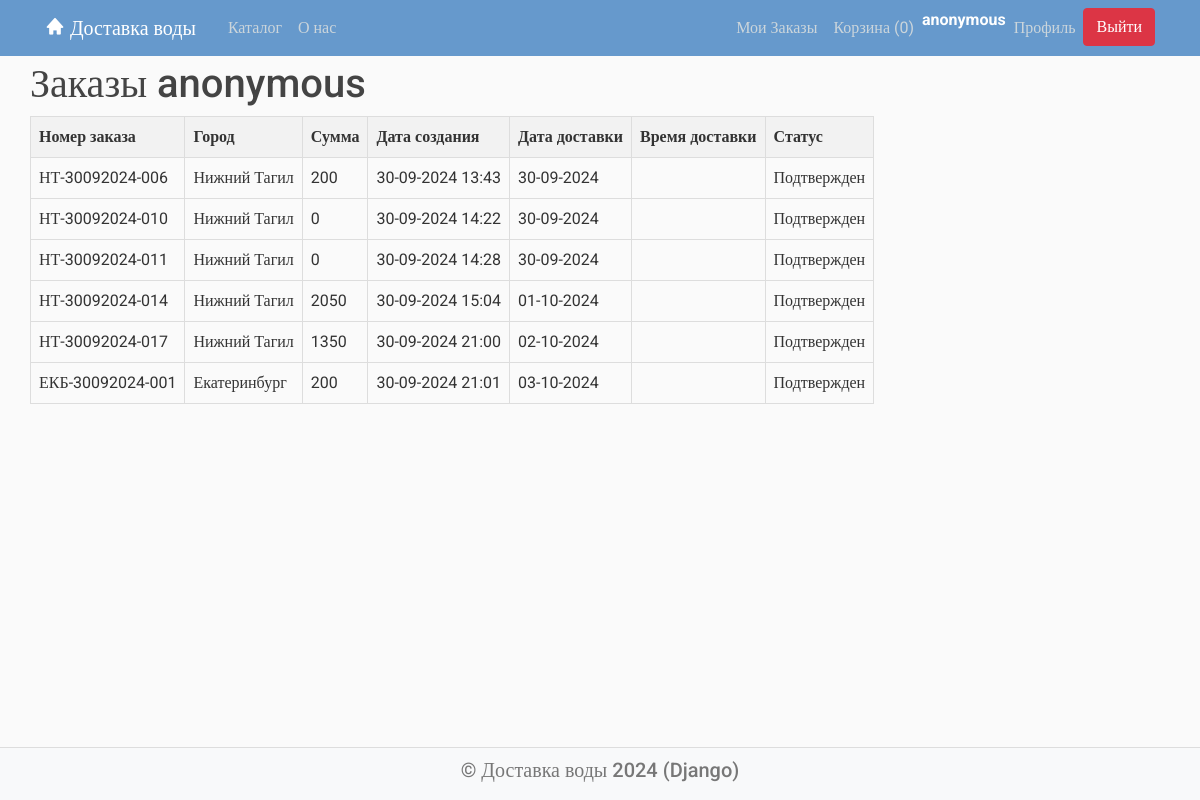
/orders/ (signed in), run on an earlier commit of the app's database.
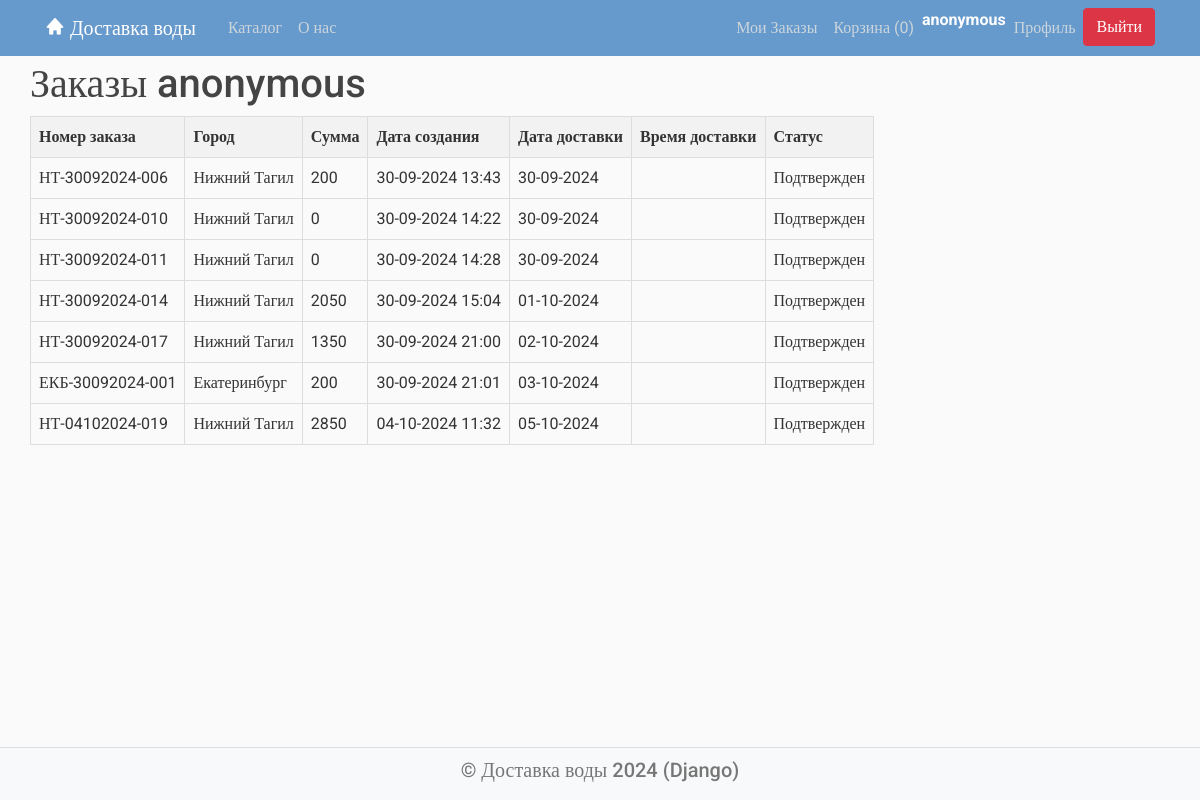
And on a later commit of the database.
### delivery/models.py (models this page shows, shortened)
class Order(models.Model):
    user = models.ForeignKey(User, on_delete=models.CASCADE)  # пользователь
    city = models.ForeignKey(City, on_delete=models.CASCADE)  # город
    customer_name = models.CharField(max_length=100)  # получатель заказа
    address = models.CharField(max_length=100)  # адрес доставки
    customer_email = models.EmailField(max_length=100)  # email получателя
    phone = models.CharField(max_length=100)  # телефон
    items = models.TextField()  # список товаров заказа
    total_price = models.PositiveIntegerField()  # сумма заказа
    delivery_date = models.DateField()  # дата доставки
    is_new = models.BooleanField(default=True)  # новый
    created_date = models.DateTimeField(auto_now_add=True)  # дата создания заказа
    is_confirmed = models.BooleanField(default=False)  # подтверждён
    confirmation_date = models.DateTimeField(null=True, blank=True)  # дата подтверждения заказа
    is_delivered = models.BooleanField(default=False)  # доставлен
    is_delivered_time = models.TimeField(null=True, blank=True)  # время доставки
    is_canceled = models.BooleanField(default=False)  # отменён
    order_number = models.CharField(max_length=20, unique=True, editable=False)  # номер заказа
    manager = models.ForeignKey(User, on_delete=models.SET_NULL, null=True, blank=True,
                                related_name='managed_orders')  # менеджер
    courier = models.ForeignKey(User, on_delete=models.SET_NULL, null=True, blank=True,
                                related_name='delivered_orders')  # курьер

class City(models.Model):
    name = models.CharField(max_length=100, unique=True)
    abbreviation = models.CharField(max_length=10)

### delivery/views.py (the view)
# urls.py: path('orders/', views.orders_list, name='delivery-orders'),
@login_required
def orders_list(request):
    cart_items_count = request.session.get('cart_items_count', 0)  # Количество товаров в корзине
    orders = Order.objects.filter(user=request.user)
    context = {
        'title': 'Заказы',
        'orders': orders,
        'cart_items_count': cart_items_count,
    }
    return render(request, 'delivery/orders.html', context)

### templates/delivery/orders.html (shortened to what this page needs)
{% extends "main.html" %}
{% block content %}
<div class="container">
    <h1>Заказы {{ user.username }}</h1>
    {% if user.is_authenticated %}
    <table>
        <thead>
        <tr>
            <th>Номер заказа</th>
            <th>Город</th>
            <th>Сумма</th>
            <th>Дата создания</th>
            <th>Дата доставки</th>
            <th>Время доставки</th>
            <th>Статус</th>
        </tr>
        </thead>
        <tbody>
        {% for order in orders %}
        <tr>
            <td class="{% if order.is_canceled %}canceled{% endif %}">{{ order.order_number }}</td>
            <td>{{ order.city.name }}</td>
            <td>{{ order.total_price }}</td>
            <td>{{ order.created_date|date:"d-m-Y H:i" }}</td>
            <td>{{ order.delivery_date|date:"d-m-Y"}}</td>
            <td>{% if order.is_delivered %}{{ order.is_delivered_time }}{% endif %}</td>
            <td>{% if order.is_new %}Новый{% endif %}
                {% if order.is_confirmed %}Подтвержден{% endif %}
            </td>
        </tr>
        {% empty %}
        <tr>
            <td colspan="7">Здесь нет заказов.</td>
        </tr>
        {% endfor %}
        </tbody>
    </table>
    {% else %}
    <p>Чтобы обрабатывать заказы, вам необходимо <a href="{% url 'registration' %}">зарегистрироваться</a>.</p>
    {% endif %}
</div>
{% endblock %}

What changed in the data, as far as the page shows it:
added Order: order_number "НТ-04102024-019", city.name "Нижний Тагил", total_price "2850", created_date "04-10-2024 11:32", delivery_date "05-10-2024", is_confirmed "Подтвержден"
